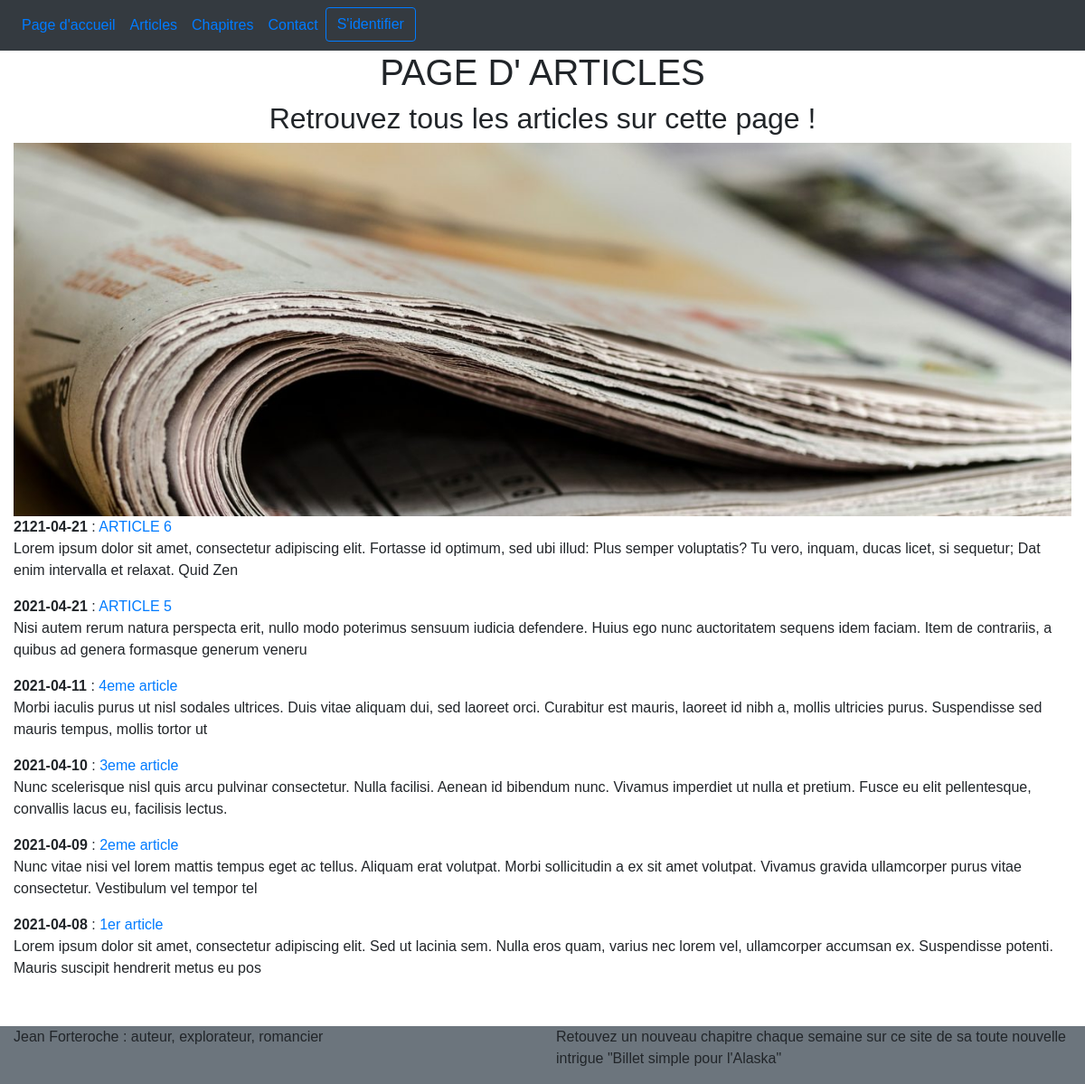
The page /index.php?action=articles on the database its author committed.
### tables this page shows
CREATE TABLE `articles` (
  `id` int(11) NOT NULL,
  `date_publication` date NOT NULL,
  `titre` varchar(30) NOT NULL,
  `contenu` text NOT NULL
);

### model/article_manager.php (called while the page is built, shortened)
<?php
class ArticleManager extends Manager {
    public function getAllArticles() {
        $db = $this -> dbconnect();
        $req = $db -> query("SELECT id, date_publication, titre, SUBSTRING(contenu, 1, 200) AS contenu FROM articles ORDER BY date_publication DESC");
        return $req;
    }
}
?>

### controller/article_controller.php (called while the page is built, shortened)
<?php
require_once('model/article_manager.php');
class ArticleController {
            ?>
            <?php
    public function afficheAllArticles() {
        $articleManager = new ArticleManager;
        $reponse = $articleManager -> getAllArticles();
        $reponse -> execute();
        return($reponse);
    }
}
?>

### view/articles.php (the view, shortened to what this page needs)
    <h1 class="text-center">PAGE D' ARTICLES </h1>
    <h2 class="text-center">Retrouvez tous les articles sur cette page !</h2>
    <img src='./public/images/article.jpg' class="img-responsive col-lg-12 " alt="page de journal" />
    <div class="container-fluid">
        <div class="row">
            <div class="col-12">
                <?php
                    while($donnes = $reponse -> fetch())  {
                ?>
                <p>
                    <strong><?php echo $donnes['date_publication']; ?></strong> : <a href="../Projet4/index.php?action=currentArticle&titre=<?php echo $donnes['titre'] ?>" > <?php echo $donnes['titre']; ?></a> <br/>
                    <?php echo $donnes['contenu']; ?>
                </p>
                <?php
                    }
                ?>
            </div>
        </div>
    </div>
<?php require('template.php'); ?>

### public/css/style.css (style rules this page uses)
* { box-sizing: border-box }
body { font-family: Verdana, sans-serif; margin:0 }
img { vertical-align: middle; }

### rows shown on the page
articles: date_publication "2121-04-21", titre "ARTICLE 6", contenu "Lorem ipsum dolor sit amet, consectetur adipiscing elit. Fortasse id optimum, sed ubi illud: Plus semper voluptatis? Tu vero, inquam, ducas licet, si sequetur; Dat enim intervalla et relaxat. Quid Zen"
articles: date_publication "2021-04-21", titre "ARTICLE 5", contenu "Nisi autem rerum natura perspecta erit, nullo modo poterimus sensuum iudicia defendere. Huius ego nunc auctoritatem sequens idem faciam. Item de contrariis, a quibus ad genera formasque generum veneru"
articles: date_publication "2021-04-11", titre "4eme article", contenu "Morbi iaculis purus ut nisl sodales ultrices. Duis vitae aliquam dui, sed laoreet orci. Curabitur est mauris, laoreet id nibh a, mollis ultricies purus. Suspendisse sed mauris tempus, mollis tortor ut"
articles: date_publication "2021-04-10", titre "3eme article", contenu "Nunc scelerisque nisl quis arcu pulvinar consectetur. Nulla facilisi. Aenean id bibendum nunc. Vivamus imperdiet ut nulla et pretium. Fusce eu elit pellentesque, convallis lacus eu, facilisis lectus."
articles: date_publication "2021-04-09", titre "2eme article", contenu "Nunc vitae nisi vel lorem mattis tempus eget ac tellus. Aliquam erat volutpat. Morbi sollicitudin a ex sit amet volutpat. Vivamus gravida ullamcorper purus vitae consectetur. Vestibulum vel tempor tel"
articles: date_publication "2021-04-08", titre "1er article", contenu "Lorem ipsum dolor sit amet, consectetur adipiscing elit. Sed ut lacinia sem. Nulla eros quam, varius nec lorem vel, ullamcorper accumsan ex. Suspendisse potenti. Mauris suscipit hendrerit metus eu pos"
